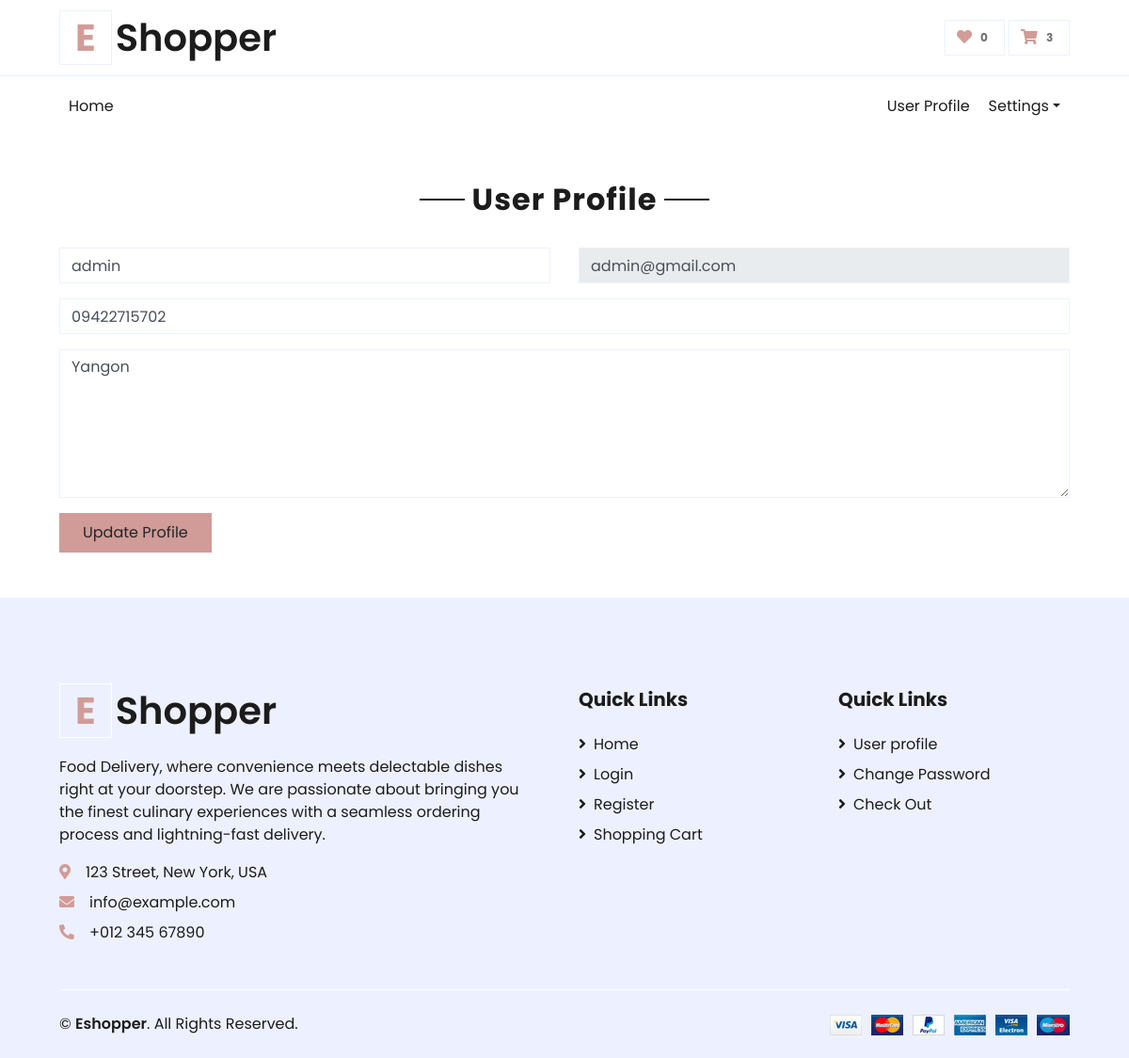
The page /userprofile.php (signed in) on the database its author committed.
### tables this page shows
CREATE TABLE `users` (
  `id` int NOT NULL,
  `name` varchar(255) NOT NULL,
  `role` int NOT NULL COMMENT '1 => admin,\r\n2 => staff,\r\n3 => customer,\r\n4 => delivery\r\n',
  `email` varchar(255) NOT NULL,
  `phone_number` varchar(255) NOT NULL,
  `address` text NOT NULL,
  `password` text NOT NULL,
  `delivery_status` int NOT NULL DEFAULT '0' COMMENT '0 => available,\r\n1 => unavailable',
  `deleted_at` int DEFAULT '0'
);

### userprofile.php (the view, shortened to what this page needs)
<?php
    include_once('header.php');
    $id = $_SESSION['user']['id'];
    $select_user = "SELECT * FROM users
                    WHERE id = '$id'
                   ";
    $select_user_query = mysqli_query($connect,$select_user);
    $row = mysqli_fetch_assoc($select_user_query);
?>
    <div class="container-fluid pt-5">
        <div class="text-center mb-4">
            <h2 class="section-title px-5"><span class="px-2">User Profile</span></h2>
        </div>
        <div class="row px-xl-5">
            <div class="contact-form col-12">
                <form action="userprofile.php" method="POST">
                    <div class="row mb-3">
                        <div class="col-md-6">
                            <div class="control-group">
                                <input type="text" name="name" class="form-control" id="name" placeholder="Your Name"
                                required="required" value="<?php echo $_POST['name'] ?? $row['name']; ?>"  required/>
                            </div>
                        </div>
                        <div class="col-md-6">
                            <div class="control-group">
                                <input type="email" class="form-control" name="email" id="email" placeholder="Your Email"
                                required="required" value="<?php echo $_POST['email'] ?? $row['email']; ?>"  readonly/>
                            </div>
                        </div>
                    </div>
                    <div class="control-group mb-3">
                        <input type="text" class="form-control" name="phone_number" id="phone_number" placeholder="Phone Number"
                        required="required" value="<?php echo $_POST['phone_number'] ?? $row['phone_number']; ?>" required/>
                    </div>
                    <div class="control-group mb-3">
                        <textarea class="form-control" rows="6" name="address" id="address" placeholder="Address"
                        required="required" required><?php echo $_POST['address'] ?? $row['address']; ?></textarea>
                    </div>
                        <button class="btn btn-primary py-2 px-4" type="submit"  name="btnSubmit" id="sendMessageButton">Update Profile</button>
                    </div>
            </div>
        </div>
<?php
    include_once('footer.php');
?>

### rows shown on the page
users: name "admin", email "admin@gmail.com", phone_number "09422715702", address "Yangon"

### other values the page prints
$_SESSION['totalitems'] "3"
